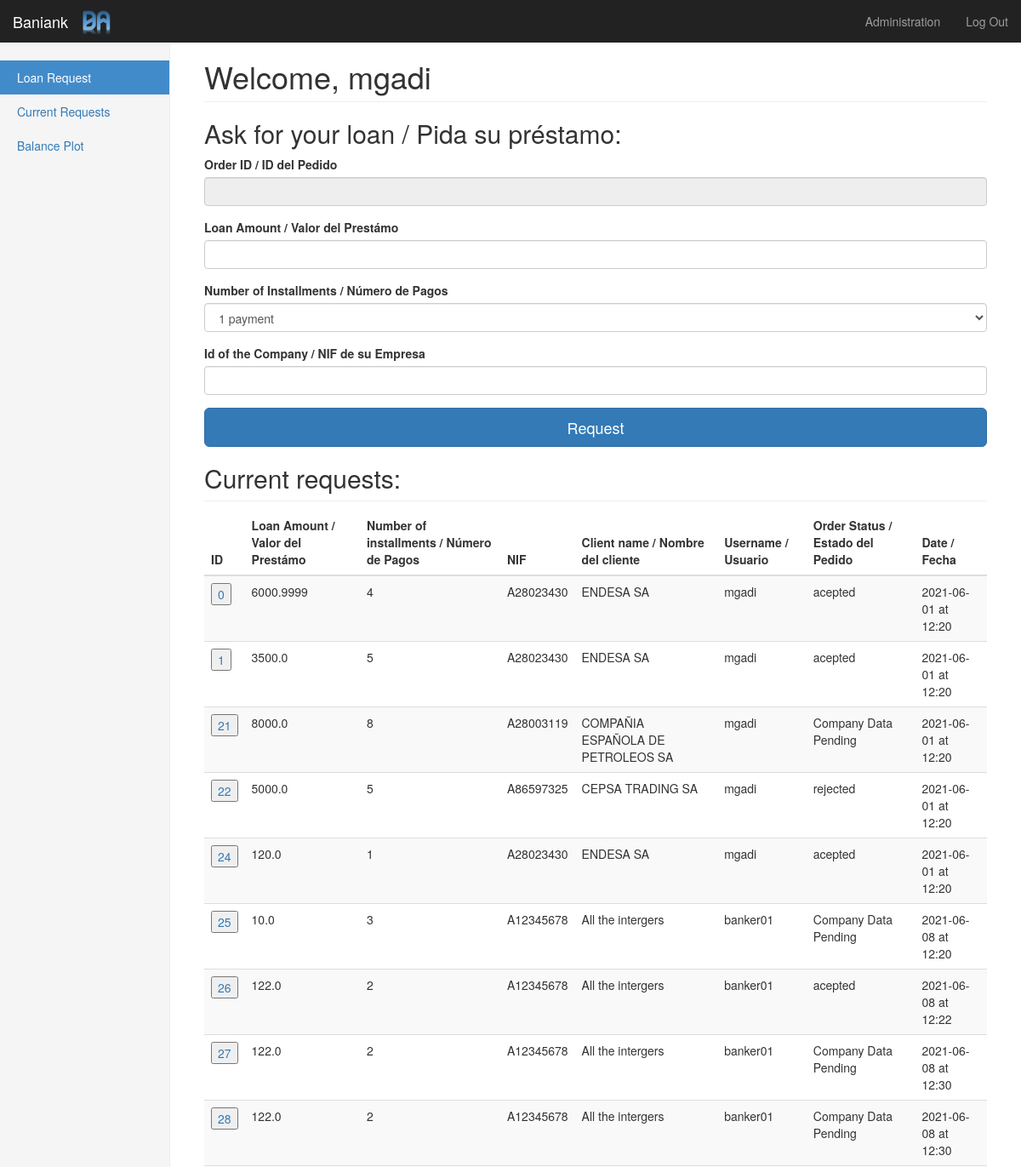
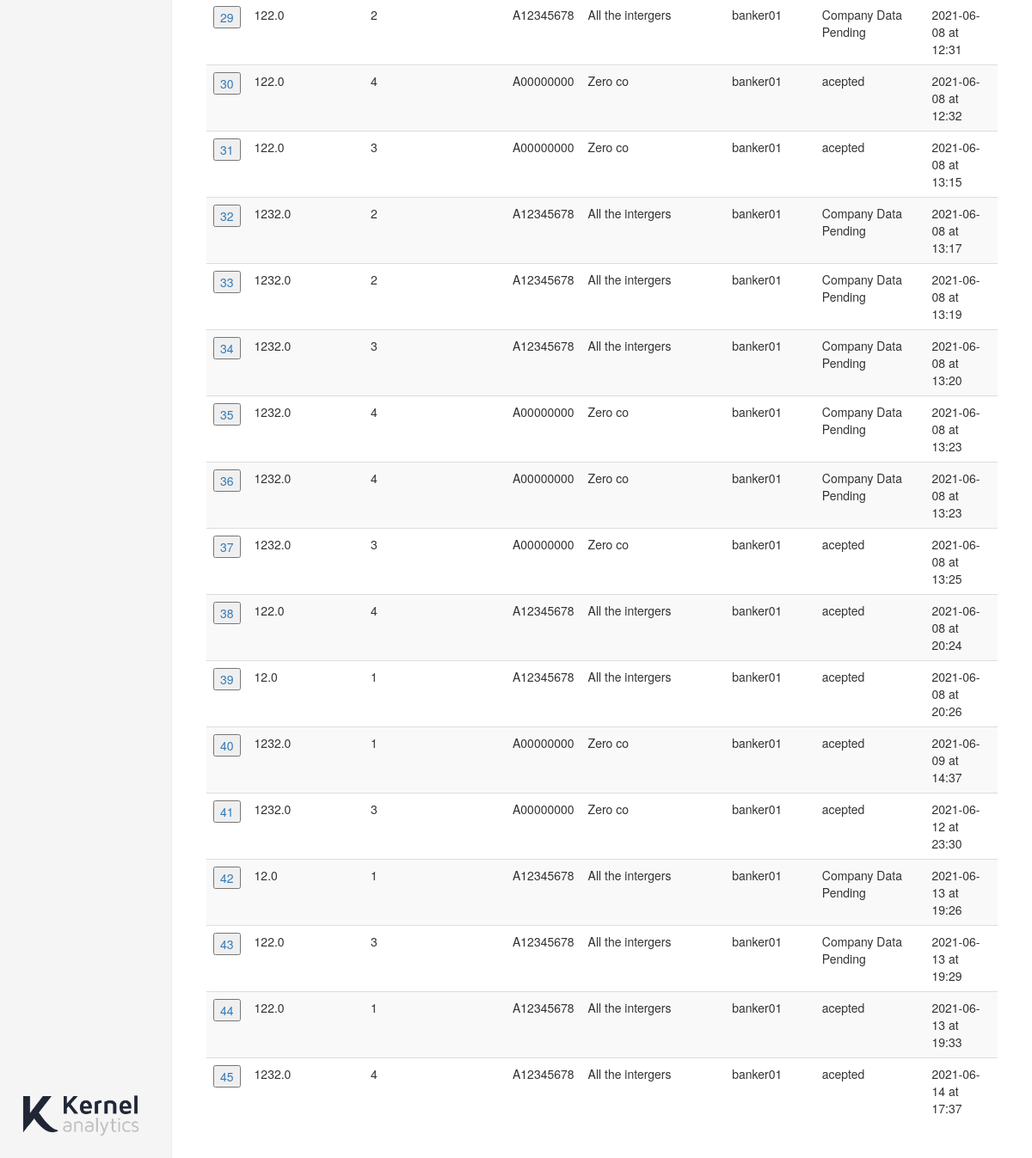
/loan (signed in), run on the app's committed database (2 pictures, top to bottom).
### app.py (models this page shows)
class Bank(UserMixin, db.Model):
    id = db.Column(db.Integer, primary_key=True)
    name = db.Column(db.String(50), unique=True)
    bank_total_assets = db.Column(db.Float,default=2000000.0)
    bank_total_borrowed = db.Column(db.Float,default=0.0)
    coef_own_capital = db.Column(db.Float,default=10.0)
    coef_ebitda = db.Column(db.Float,default=33.0)
    coef_concentration = db.Column(db.Float,default=5.0)
    prob_default = db.Column(db.Float,default=0.5)
    interest_rate = db.Column(db.Float,default=7.5)

class User(UserMixin, db.Model):
    id = db.Column(db.Integer, primary_key=True)
    username = db.Column(db.String(15), unique=True)
    email = db.Column(db.String(50), unique=True)
    password = db.Column(db.String(80))
    profile = db.Column(db.String(80), default='customer')

class Loan(UserMixin, db.Model):
    id = db.Column(db.Integer, primary_key=True)
    loan_amount = db.Column(db.Float())
    number_of_installments = db.Column(db.Integer())
    username = db.Column(db.String(15))
    nif = db.Column(db.String(9))
    status = db.Column(db.String(15))
    monthly_payment = db.Column(db.Float())
    data_timestamp = db.Column(db.DateTime, default=datetime.utcnow)

class Company(UserMixin, db.Model):
    id = db.Column(db.Integer, primary_key=True)
    nif = db.Column(db.String(9))
    name = db.Column(db.String(50))
    cnae = db.Column(db.String(1))
    p10000 = db.Column(db.Float)
    p20000 = db.Column(db.Float)
    p40100_plus_40500 = db.Column(db.Float)
    p49100_plus_40800 = db.Column(db.Float)
    p31200_plus_32300 = db.Column(db.Float)
    ebitda_income = db.Column(db.Float)
    debt_ebitda = db.Column(db.Float)
    rraa_rrpp = db.Column(db.Float) # Leveraging - External Resources / Own Resources - Recursos Ajenos / recursos propios
    log_operating_income = db.Column(db.Float)
    return_on_assets = db.Column(db.Float)
    prob_default = db.Column(db.Float)
    username = db.Column(db.String(15))
    data_timestamp = db.Column(db.DateTime, default=datetime.utcnow)

### app.py (the view, shortened to what this page needs)
@app.route('/loan', methods=['GET', 'POST'])
@login_required
def loan():
    bank = Bank.query.filter_by(id=1).first() #Loading the first line of Bank dataset to be the bank object.
    form = LoanForm()
    message = ''
    order_history = db.session.query(Loan, Company).join(Company, Loan.nif == Company.nif).all()
    return render_template('loan.html', form=form, \
                           rows=order_history, \
                           message=message, \
                           name=current_user.username, \
                           bank_name=bank.name,
                           companies=Company.query.filter_by(username=current_user.username))

### app.py
class LoanForm(FlaskForm):
    rowid = StringField('Order ID / ID del Pedido')
    loan_amount = MyFloatField('Loan Amount / Valor del Prestámo ', validators=[InputRequired()])
    number_of_installments = SelectField('Number of Installments / Número de Pagos', choices=[('1', '1 payment'), ('2', '2 payments'), ('3', '3 payments'), ('4', '4 payments'),('5', '5 payments'), ('6', '6 payments'), ('7', '7 payments'), ('8', '8 payments')])
    nif = StringField('Id of the Company / NIF de su Empresa', validators=[InputRequired(), Length(min=9, max=9)],default='')

### app.py (called while the page is built)
@login_manager.user_loader
def load_user(user_id):
    return User.query.get(int(user_id))

### templates/loan.html (shortened to what this page needs)
{% extends "bootstrap/base.html" %}
{% import "bootstrap/wtf.html" as wtf %}
{% block styles %}
{{super()}}
<link rel="stylesheet" href="{{url_for('.static', filename='dashboard.css')}}">
{% endblock %}
{% block content %}
<nav class="navbar navbar-inverse navbar-fixed-top">
  <div class="container-fluid">
    <div class="navbar-header">
      <img src="{{url_for('.static', filename='logo.png')}}" alt="{{bank_name}} logo" height="40">
      <div class="navbar-brand">{{bank_name}}</div>
    </div>
    <div id="navbar" class="navbar-collapse collapse">
      <ul class="nav navbar-nav navbar-right">
        <li><a href="{{ url_for('admin') }}">Administration</a></li>
        <li><a href="{{ url_for('logout') }}">Log Out</a></li>
      </ul>
    </div>
  </div>
</nav>
<div class="container-fluid">
  <div class="row">
    <div class="col-sm-3 col-md-2 sidebar">
      <ul class="nav nav-sidebar">
        <li class="active"><a href="/loan">Loan Request<span class="sr-only">(current)</span></a></li>
        <li class="inactive"><a href="/currents">Current Requests<span class="sr-only">(current)</span></a></li>
        <li class="inactive"><a href="/balance_plot">Balance Plot<span class="sr-only">(current)</span></a></li>
      </ul>
      <div style="position: absolute; bottom: 20px;"><img src="{{url_for('.static', filename='ka-complete.png')}}"
          width="150px"></div>
    </div>
    <div class="col-sm-9 col-sm-offset-3 col-md-10 col-md-offset-2 main">
      <h1 class="page-header">Welcome, {{ name }}</h1>
      {% if message == '' %}
      <form class="form-signin" method="POST" action="/loan">
        <h2 class="form-signin-heading">Ask for your loan / Pida su préstamo:</h2>
        {{ wtf.form_field(form.rowid, readonly="readonly") }}
        {{ wtf.form_field(form.loan_amount) }}
        {{ wtf.form_field(form.number_of_installments) }}
        {{ wtf.form_field(form.nif, list="companies") }}
        <button class="btn btn-lg btn-primary btn-block" type="submit">Request</button>
      </form>
      {% else %}
      <h2> {{ message }} </h2>
      {% endif %}
      <h2 class="sub-header">Current requests:</h2>
      <div class="table-responsive">
        <table id="myTable" class="table table-striped">
          <thead>
            <tr>
              <th>ID</th>
              <th>Loan Amount / Valor del Prestámo</th>
              <th>Number of installments / Número de Pagos</th>
              <th>NIF</th>
              <th>Client name / Nombre del cliente</th>
              <th>Username / Usuario</th>
              <th>Order Status / Estado del Pedido</th>
              <th>Date / Fecha</th>
            </tr>
          </thead>
          <tbody>
            {% for row in rows %}
            <tr>
              <td> <a>
                <form action="/loan" method="POST">
                  <input type="submit" value={{ row.Loan.id }}>
                </form>
              </a></td>
            <td> {{ row.Loan.loan_amount }}</td>
            <td> {{ row.Loan.number_of_installments }} </td>
            <td> {{ row.Loan.nif }} </td>
            <td> {{ row.Company.name }} </td>
            <td> {{ row.Loan.username }} </td>
            <td> {{ row.Loan.status }} </td>
            <td> {{ row.Loan.data_timestamp.strftime('%Y-%m-%d at %H:%M') }} </td>
            </tr>
            {% endfor %}
          </tbody>
        </table>
      </div>
    </div>
  </div>
</div>
{% endblock %}

### static/dashboard.css (style rules this page uses)
body { padding-top: 50px; }
img { padding-top: 10px; }
.sub-header { padding-bottom: 10px; border-bottom: 1px solid #eee; }
.navbar-fixed-top { border: 0; }
.sidebar { display: none; }
@media (min-width: 768px) { .sidebar { position: fixed; top: 51px; bottom: 0; left: 0; z-index: 1000; display: block; padding: 20px; overflow-x: hidden; overflow-y: auto; background-color: #f5f5f5; border-right: 1px solid #eee; } }
.nav-sidebar { margin-right: -21px; margin-bottom: 20px; margin-left: -20px; }
.nav-sidebar > li > a { padding-right: 20px; padding-left: 20px; }
.nav-sidebar > .active > a, .nav-sidebar > .active > a:hover, .nav-sidebar > .active > a:focus { color: #fff; background-color: #428bca; }
.main { padding: 20px; }
@media (min-width: 768px) { .main { padding-right: 40px; padding-left: 40px; } }
.main .page-header { margin-top: 0; }

### data on the page
Bank: name "Baniank"
User: username "mgadi"
Loan: Loan.id "0", Loan.loan_amount "6000.9999", Loan.number_of_installments "4", Loan.nif "A28023430", Company.name "ENDESA SA", Loan.username "mgadi", Loan.status "acepted", Loan.data_timestamp "2021-06-01 at 12:20"
Loan: Loan.id "1", Loan.loan_amount "3500.0", Loan.number_of_installments "5", Loan.nif "A28023430", Company.name "ENDESA SA", Loan.username "mgadi", Loan.status "acepted", Loan.data_timestamp "2021-06-01 at 12:20"
Loan: Loan.id "21", Loan.loan_amount "8000.0", Loan.number_of_installments "8", Loan.nif "A28003119", Company.name "COMPAÑIA ESPAÑOLA DE PETROLEOS SA", Loan.username "mgadi", Loan.status "Company Data Pending", Loan.data_timestamp "2021-06-01 at 12:20"
Loan: Loan.id "22", Loan.loan_amount "5000.0", Loan.number_of_installments "5", Loan.nif "A86597325", Company.name "CEPSA TRADING SA", Loan.username "mgadi", Loan.status "rejected", Loan.data_timestamp "2021-06-01 at 12:20"
Loan: Loan.id "24", Loan.loan_amount "120.0", Loan.number_of_installments "1", Loan.nif "A28023430", Company.name "ENDESA SA", Loan.username "mgadi", Loan.status "acepted", Loan.data_timestamp "2021-06-01 at 12:20"
Loan: Loan.id "25", Loan.loan_amount "10.0", Loan.number_of_installments "3", Loan.nif "A12345678", Company.name "All the intergers", Loan.username "banker01", Loan.status "Company Data Pending", Loan.data_timestamp "2021-06-08 at 12:20"
Loan: Loan.id "26", Loan.loan_amount "122.0", Loan.number_of_installments "2", Loan.nif "A12345678", Company.name "All the intergers", Loan.username "banker01", Loan.status "acepted", Loan.data_timestamp "2021-06-08 at 12:22"
Loan: Loan.id "27", Loan.loan_amount "122.0", Loan.number_of_installments "2", Loan.nif "A12345678", Company.name "All the intergers", Loan.username "banker01", Loan.status "Company Data Pending", Loan.data_timestamp "2021-06-08 at 12:30"
Loan: Loan.id "28", Loan.loan_amount "122.0", Loan.number_of_installments "2", Loan.nif "A12345678", Company.name "All the intergers", Loan.username "banker01", Loan.status "Company Data Pending", Loan.data_timestamp "2021-06-08 at 12:30"
Loan: Loan.id "29", Loan.loan_amount "122.0", Loan.number_of_installments "2", Loan.nif "A12345678", Company.name "All the intergers", Loan.username "banker01", Loan.status "Company Data Pending", Loan.data_timestamp "2021-06-08 at 12:31"
Loan: Loan.id "30", Loan.loan_amount "122.0", Loan.number_of_installments "4", Loan.nif "A00000000", Company.name "Zero co", Loan.username "banker01", Loan.status "acepted", Loan.data_timestamp "2021-06-08 at 12:32"
Loan: Loan.id "31", Loan.loan_amount "122.0", Loan.number_of_installments "3", Loan.nif "A00000000", Company.name "Zero co", Loan.username "banker01", Loan.status "acepted", Loan.data_timestamp "2021-06-08 at 13:15"
Loan: Loan.id "32", Loan.loan_amount "1232.0", Loan.number_of_installments "2", Loan.nif "A12345678", Company.name "All the intergers", Loan.username "banker01", Loan.status "Company Data Pending", Loan.data_timestamp "2021-06-08 at 13:17"
Loan: Loan.id "33", Loan.loan_amount "1232.0", Loan.number_of_installments "2", Loan.nif "A12345678", Company.name "All the intergers", Loan.username "banker01", Loan.status "Company Data Pending", Loan.data_timestamp "2021-06-08 at 13:19"
Loan: Loan.id "34", Loan.loan_amount "1232.0", Loan.number_of_installments "3", Loan.nif "A12345678", Company.name "All the intergers", Loan.username "banker01", Loan.status "Company Data Pending", Loan.data_timestamp "2021-06-08 at 13:20"
Loan: Loan.id "35", Loan.loan_amount "1232.0", Loan.number_of_installments "4", Loan.nif "A00000000", Company.name "Zero co", Loan.username "banker01", Loan.status "Company Data Pending", Loan.data_timestamp "2021-06-08 at 13:23"
Loan: Loan.id "36", Loan.loan_amount "1232.0", Loan.number_of_installments "4", Loan.nif "A00000000", Company.name "Zero co", Loan.username "banker01", Loan.status "Company Data Pending", Loan.data_timestamp "2021-06-08 at 13:23"
Loan: Loan.id "37", Loan.loan_amount "1232.0", Loan.number_of_installments "3", Loan.nif "A00000000", Company.name "Zero co", Loan.username "banker01", Loan.status "acepted", Loan.data_timestamp "2021-06-08 at 13:25"
Loan: Loan.id "38", Loan.loan_amount "122.0", Loan.number_of_installments "4", Loan.nif "A12345678", Company.name "All the intergers", Loan.username "banker01", Loan.status "acepted", Loan.data_timestamp "2021-06-08 at 20:24"
Loan: Loan.id "39", Loan.loan_amount "12.0", Loan.number_of_installments "1", Loan.nif "A12345678", Company.name "All the intergers", Loan.username "banker01", Loan.status "acepted", Loan.data_timestamp "2021-06-08 at 20:26"
Loan: Loan.id "40", Loan.loan_amount "1232.0", Loan.number_of_installments "1", Loan.nif "A00000000", Company.name "Zero co", Loan.username "banker01", Loan.status "acepted", Loan.data_timestamp "2021-06-09 at 14:37"
Loan: Loan.id "41", Loan.loan_amount "1232.0", Loan.number_of_installments "3", Loan.nif "A00000000", Company.name "Zero co", Loan.username "banker01", Loan.status "acepted", Loan.data_timestamp "2021-06-12 at 23:30"
Loan: Loan.id "42", Loan.loan_amount "12.0", Loan.number_of_installments "1", Loan.nif "A12345678", Company.name "All the intergers", Loan.username "banker01", Loan.status "Company Data Pending", Loan.data_timestamp "2021-06-13 at 19:26"
Loan: Loan.id "43", Loan.loan_amount "122.0", Loan.number_of_installments "3", Loan.nif "A12345678", Company.name "All the intergers", Loan.username "banker01", Loan.status "Company Data Pending", Loan.data_timestamp "2021-06-13 at 19:29"
Loan: Loan.id "44", Loan.loan_amount "122.0", Loan.number_of_installments "1", Loan.nif "A12345678", Company.name "All the intergers", Loan.username "banker01", Loan.status "acepted", Loan.data_timestamp "2021-06-13 at 19:33"
Loan: Loan.id "45", Loan.loan_amount "1232.0", Loan.number_of_installments "4", Loan.nif "A12345678", Company.name "All the intergers", Loan.username "banker01", Loan.status "acepted", Loan.data_timestamp "2021-06-14 at 17:37"
